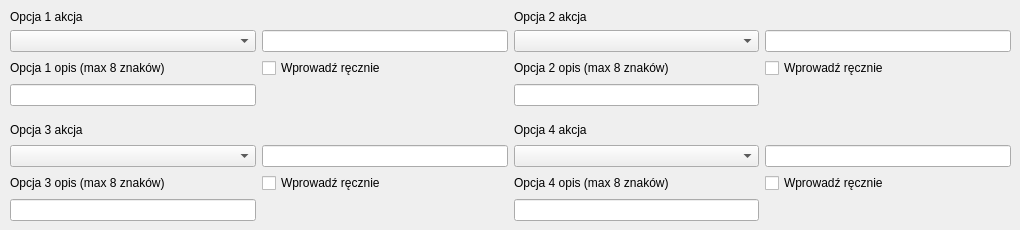
      <widget class="QWidget" name="tab_7">
       <attribute name="title">
        <string>3</string>
       </attribute>
       <widget class="QWidget" name="gridLayoutWidget_6">
        <property name="geometry">
         <rect>
          <x>10</x>
          <y>10</y>
          <width>1001</width>
          <height>96</height>
         </rect>
        </property>
        <layout class="QGridLayout" name="gridLayout_8">
         <item row="1" column="0">
          <widget class="QComboBox" name="konf_command_cbx_31"/>
         </item>
         <item row="1" column="2">
          <widget class="QComboBox" name="konf_command_cbx_32"/>
         </item>
         <item row="1" column="1">
          <widget class="QLineEdit" name="konf_command_tbx_31"/>
         </item>
         <item row="3" column="2">
          <widget class="QLineEdit" name="konf_tbx_32">
           <property name="maxLength">
            <number>8</number>
           </property>
          </widget>
         </item>
         <item row="0" column="2">
          <widget class="QLabel" name="label_34">
           <property name="text">
            <string>Opcja 2 akcja</string>
           </property>
          </widget>
         </item>
         <item row="2" column="0">
          <widget class="QLabel" name="label_31">
           <property name="text">
            <string>Opcja 1 opis (max 8 znaków)</string>
           </property>
          </widget>
         </item>
         <item row="3" column="0">
          <widget class="QLineEdit" name="konf_tbx_31">
           <property name="maxLength">
            <number>8</number>
           </property>
          </widget>
         </item>
         <item row="0" column="0">
          <widget class="QLabel" name="label_33">
           <property name="text">
            <string>Opcja 1 akcja</string>
           </property>
          </widget>
         </item>
         <item row="2" column="2">
          <widget class="QLabel" name="label_32">
           <property name="text">
            <string>Opcja 2 opis (max 8 znaków)</string>
           </property>
          </widget>
         </item>
         <item row="1" column="3">
          <widget class="QLineEdit" name="konf_command_tbx_32"/>
         </item>
         <item row="2" column="1">
          <widget class="QCheckBox" name="konf_checkbox_31">
           <property name="text">
            <string>Wprowadź ręcznie</string>
           </property>
          </widget>
         </item>
         <item row="2" column="3">
          <widget class="QCheckBox" name="konf_checkbox_32">
           <property name="text">
            <string>Wprowadź ręcznie</string>
           </property>
          </widget>
         </item>
        </layout>
       </widget>
       <widget class="QWidget" name="gridLayoutWidget_7">
        <property name="geometry">
         <rect>
          <x>10</x>
          <y>120</y>
          <width>1001</width>
          <height>101</height>
         </rect>
        </property>
        <layout class="QGridLayout" name="gridLayout_10">
         <item row="3" column="0">
          <widget class="QLineEdit" name="konf_tbx_33">
           <property name="maxLength">
            <number>8</number>
           </property>
          </widget>
         </item>
         <item row="1" column="0">
          <widget class="QComboBox" name="konf_command_cbx_33"/>
         </item>
         <item row="0" column="2">
          <widget class="QLabel" name="label_38">
           <property name="text">
            <string>Opcja 4 akcja</string>
           </property>
          </widget>
         </item>
         <item row="1" column="2">
          <widget class="QComboBox" name="konf_command_cbx_34"/>
         </item>
         <item row="0" column="0">
          <widget class="QLabel" name="label_37">
           <property name="text">
            <string>Opcja 3 akcja</string>
           </property>
          </widget>
         </item>
         <item row="2" column="0">
          <widget class="QLabel" name="label_35">
           <property name="text">
            <string>Opcja 3 opis (max 8 znaków)</string>
           </property>
          </widget>
         </item>
         <item row="2" column="2">
          <widget class="QLabel" name="label_36">
           <property name="text">
            <string>Opcja 4 opis (max 8 znaków)</string>
           </property>
          </widget>
         </item>
         <item row="3" column="2">
          <widget class="QLineEdit" name="konf_tbx_34">
           <property name="maxLength">
            <number>8</number>
           </property>
          </widget>
         </item>
         <item row="1" column="1">
          <widget class="QLineEdit" name="konf_command_tbx_33"/>
         </item>
         <item row="1" column="3">
          <widget class="QLineEdit" name="konf_command_tbx_34"/>
         </item>
         <item row="2" column="1">
          <widget class="QCheckBox" name="konf_checkbox_33">
           <property name="text">
            <string>Wprowadź ręcznie</string>
           </property>
          </widget>
         </item>
         <item row="2" column="3">
          <widget class="QCheckBox" name="konf_checkbox_34">
           <property name="text">
            <string>Wprowadź ręcznie</string>
           </property>
          </widget>
         </item>
        </layout>
       </widget>
      </widget>
